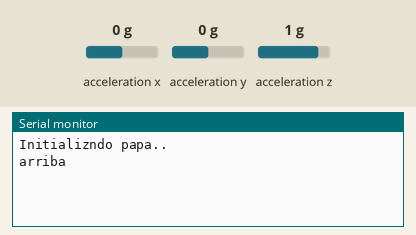
This sketch was run on a simulated Arduino Uno, built for the host (arithmetic inside an expression is 32-bit, double 64-bit). Parts: the last lines printed to the serial monitor. The test bench sets the inputs (shaded band); at power-on: acceleration x 0 g, acceleration y 0 g, acceleration z 1 g.

Above: at 1.2 s.
1.3 s: acceleration x set to -1.4 g
At 2.5 s:
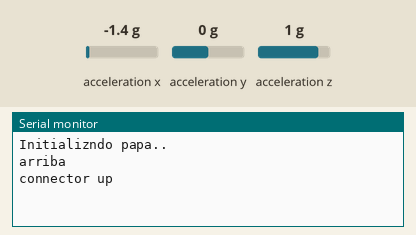
2.8 s: acceleration x set to 1.4 g
At 3.9 s:
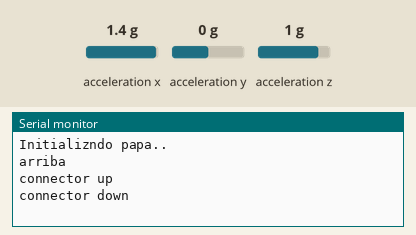

Measured:
- after the input at 1.3 s, the serial monitor: prints a new line at once (image 1)
- after the input at 2.8 s, the serial monitor: prints a new line at once (image 2)

The sketch:

Activity1.ino
```cpp
#include <CurieIMU.h>
/*
Code points which part of the Arduino board is point in upwards.
*/

int lastOrientation = -1;

void setup() {
  // put your setup code here, to run once:
  Serial.begin(9600);
  while(!Serial);

  Serial.println("Initializndo papa..");
  CurieIMU.begin();

  CurieIMU.setAccelerometerRange(2);
}

void loop() {
  // put your main code here, to run repeatedly:
  int orientation = -1;
  String orientationString;

  int x = CurieIMU.readAccelerometer(X_AXIS);
  int y = CurieIMU.readAccelerometer(Y_AXIS);
  int z = CurieIMU.readAccelerometer(Z_AXIS);

  int absX = abs(x);
  int absY = abs(y);
  int absZ = abs(z);

  if ( (absZ > absX ) && (absZ > absY)) {
      if (z > 0){
          orientationString = "arriba";
          orientation = 0;
        } else {
            orientationString = "abajo";
            orientation = 1;
          }
    } else if ( (absY > absX ) && (absY > absZ)) {
      if (y > 0){
          orientationString = "digital pins up";
          orientation = 2;
        } else {
            orientationString = "analog pins up";
            orientation = 3;
          }
    } else {
      if (x < 0){
          orientationString = "connector up";
          orientation = 4;
       } else {
            orientationString = "connector down";
            orientation = 5;
        }
     }

     if ( orientation != lastOrientation) {

        Serial.println(orientationString);
        lastOrientation = orientation;

      }
}
```
